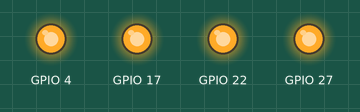
Bench run of a program on a simulated Raspberry Pi (BCM pin numbers). On the bench: output pins drawn as LEDs (lit = HIGH). At 0.0 s the program stops and its outputs stay as they are.

Above: at 0.1 s.
Timing chart, 0 to 1.5 s (numbered marks = the images above):
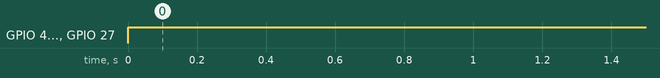

Measured:
- by itself, GPIO 4, GPIO 17, GPIO 22, GPIO 27: LOW → HIGH at 0.00 s

The program:

Inicializace.py
```python
import time
import RPi.GPIO as GPIO

GPIO.setwarnings(False)
GPIO.setmode(GPIO.BCM)

GPIO.setup(17, GPIO.OUT)
GPIO.setup(27, GPIO.OUT)
GPIO.setup(22, GPIO.OUT)
GPIO.setup(4, GPIO.OUT)

GPIO.output(17, GPIO.HIGH)
GPIO.output(27, GPIO.HIGH)
GPIO.output(22, GPIO.HIGH)
GPIO.output(4, GPIO.HIGH)
```
